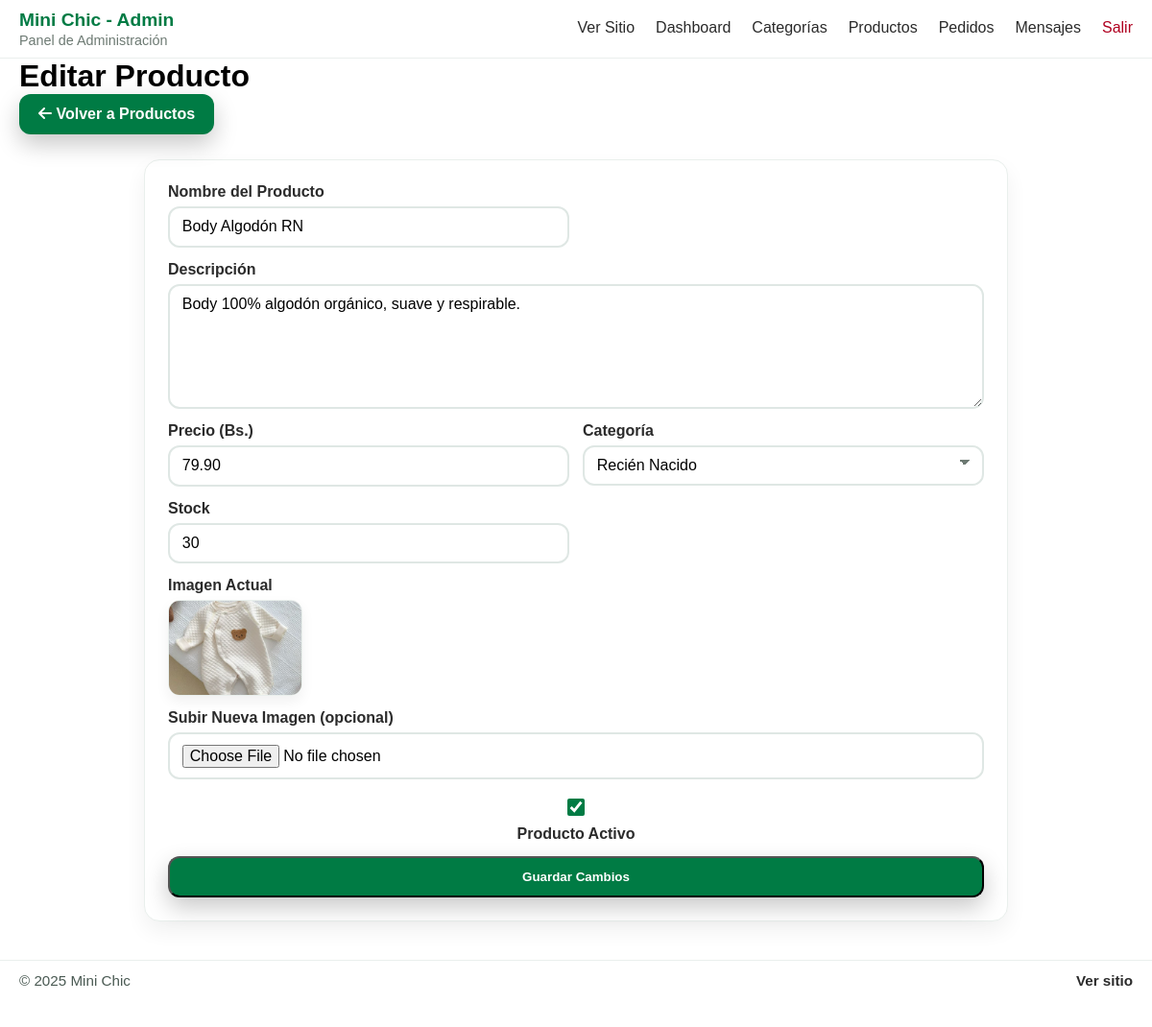
Screenshot of /admin/editar_producto.php?id=1 (signed in) with the database file from the repository.
### tables this page shows
CREATE TABLE productos (
    id INT AUTO_INCREMENT PRIMARY KEY,
    nombre VARCHAR(100) NOT NULL,
    descripcion TEXT NOT NULL,
    precio DECIMAL(10,2) NOT NULL,
    categoria_id INT,
    imagen VARCHAR(255),
    stock INT DEFAULT 0,
    activo BOOLEAN DEFAULT TRUE,
    destacado BOOLEAN DEFAULT FALSE,   
    fecha_creacion TIMESTAMP DEFAULT CURRENT_TIMESTAMP,
    FOREIGN KEY (categoria_id) REFERENCES categorias(id)
);

CREATE TABLE categorias (
    id INT AUTO_INCREMENT PRIMARY KEY,
    nombre VARCHAR(50) NOT NULL,
    descripcion TEXT
);

### admin/editar_producto.php (the view, shortened to what this page needs)
<?php
require_once '../config/database.php';
$producto_id = $_GET['id'];
$stmt_prod = $pdo->prepare("SELECT * FROM productos WHERE id = ?");
$stmt_prod->execute([$producto_id]);
$producto = $stmt_prod->fetch();
$stmt_cat = $pdo->query("SELECT * FROM categorias ORDER BY nombre");
$categorias = $stmt_cat->fetchAll();
include 'includes/admin_header.php';
?>
<link rel="stylesheet" href="/proyecto-01/admin/styles/editar.css">
<main class="container">
    <h1>Editar Producto</h1>
    <a href="productos.php" class="btn btn-secondary mb-3">
        <i class="fas fa-arrow-left"></i> Volver a Productos
    </a>
    <form action="editar_producto.php?id=<?php echo $producto_id; ?>" method="POST" enctype="multipart/form-data" class="form-container">
        <div class="form-group">
            <label for="nombre">Nombre del Producto</label>
            <input type="text" id="nombre" name="nombre" class="form-control" value="<?php echo htmlspecialchars($producto['nombre']); ?>" required>
        </div>
        <div class="form-group">
            <label for="descripcion">Descripción</label>
            <textarea id="descripcion" name="descripcion" class="form-control" rows="4" required><?php echo htmlspecialchars($producto['descripcion']); ?></textarea>
        </div>
        <div class="form-group">
            <label for="precio">Precio (Bs.)</label>
            <input type="number" id="precio" name="precio" class="form-control" step="0.01" value="<?php echo htmlspecialchars($producto['precio']); ?>" required>
        </div>
        <div class="form-group">
            <label for="categoria_id">Categoría</label>
            <select id="categoria_id" name="categoria_id" class="form-control" required>
                <?php foreach ($categorias as $categoria): ?>
                    <option value="<?php echo $categoria['id']; ?>" <?php echo ($producto['categoria_id'] == $categoria['id']) ? 'selected' : ''; ?>>
                        <?php echo htmlspecialchars($categoria['nombre']); ?>
                    </option>
                <?php endforeach; ?>
            </select>
        </div>
        <div class="form-group">
            <label for="stock">Stock</label>
            <input type="number" id="stock" name="stock" class="form-control" value="<?php echo htmlspecialchars($producto['stock']); ?>" required>
        </div>
        <div class="form-group">
            <label for="imagen">Imagen Actual</label>
            <div>
                <?php if (!empty($producto['imagen'])): ?>
                    <img src="../public/<?php echo htmlspecialchars($producto['imagen']); ?>" alt="Imagen actual" width="100">
                <?php else: ?>
                    <p>No hay imagen asignada.</p>
                <?php endif; ?>
            </div>
            <label for="imagen" class="mt-2">Subir Nueva Imagen (opcional)</label>
            <input type="file" id="imagen" name="imagen" class="form-control">
        </div>
        <div class="form-group form-check">
            <input type="checkbox" id="activo" name="activo" class="form-check-input" value="1" <?php echo $producto['activo'] ? 'checked' : ''; ?>>
            <label for="activo" class="form-check-label">Producto Activo</label>
        </div>
        <button type="submit" class="btn btn-primary">Guardar Cambios</button>
    </form>
</main>
<?php include 'includes/admin_footer.php'; ?>

### assets/css/global.css (style rules this page uses)
* { margin: 0; padding: 0; box-sizing: border-box; font-family: sans-serif; }
.container { max-width: 1300px; margin: 0 auto; padding: 0 20px; }
.btn { display: inline-block; background: #007B44; color: #fff; padding: 12px 20px; border-radius: 12px; font-weight: 700; text-decoration: none; box-shadow: 0 10px 24px rgba(0,0,0,.22); transition: background .2s, box-shadow .2s, transform .05s; }

### admin/styles/editar.css (style rules this page uses)
.mb-3 { margin-bottom: 1rem; }
.mt-2 { margin-top: .5rem; }
.form-container { background: #fff; border: 1px solid #E9EFEC; border-radius: 16px; box-shadow: 0 10px 22px rgba(0,0,0,.06); padding: clamp(16px, 2.5vw, 24px); width: min(100%, 900px); margin: 10px auto 32px; display: grid; gap: 14px; }
@media (min-width: 900px) { .form-container { grid-template-columns: 1fr 1fr; } }
@media (min-width: 900px) { .form-container .form-group:has(textarea), .form-container .form-group:has(input[type="file"]), .form-container .form-check, .form-container > .btn { grid-column: 1 / -1; } }
.form-group { display: flex; flex-direction: column; gap: 6px; }
.form-group label { font-weight: 600; color: #2b2b2b; }
.form-control { width: 100%; padding: .65rem .8rem; border: 2px solid #DFE7E4; border-radius: 12px; background: #fff; font-size: 1rem; transition: border-color .15s ease, box-shadow .15s ease; }
textarea.form-control { min-height: 130px; resize: vertical; }
select.form-control { appearance: none; background-image: linear-gradient(45deg, transparent 50%, #6d7a73 50%), linear-gradient(135deg, #6d7a73 50%, transparent 50%); background-position: calc(100% - 18px) calc(50% - 3px), calc(100% - 12px) calc(50% - 3px); background-size: 6px 6px, 6px 6px; background-repeat: no-repeat; }
.form-group img { width: 140px; height: 100px; object-fit: cover; border-radius: 12px; border: 1px solid #E9EFEC; box-shadow: 0 6px 14px rgba(0,0,0,.06); display: block; }
.form-check { display: flex; align-items: center; gap: 10px; padding-top: 6px; }
.form-check-input { width: 18px; height: 18px; border-radius: 6px; accent-color: #007B44; }
.form-check-label { color: #2b2b2b; font-weight: 600; }
.form-container .btn { align-self: start; min-width: 220px; }

### rows the page displays
productos: nombre "Body Algodón RN", descripcion "Body 100% algodón orgánico, suave y respirable.", precio "79.90", categoria_id "Recién Nacido", stock "30", activo "☑"
